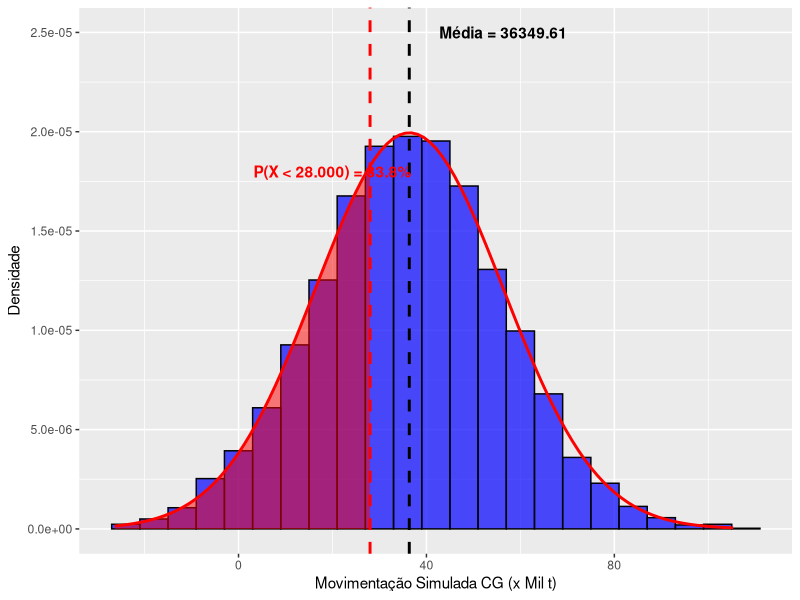
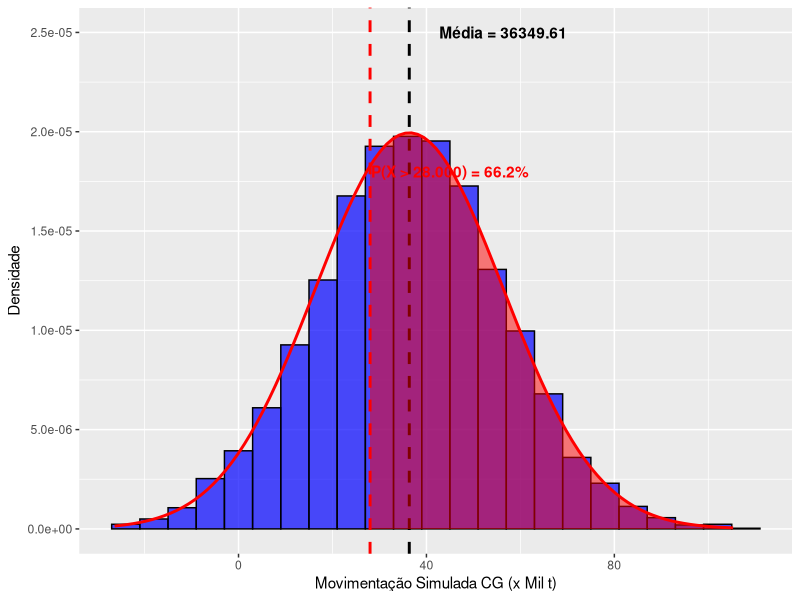
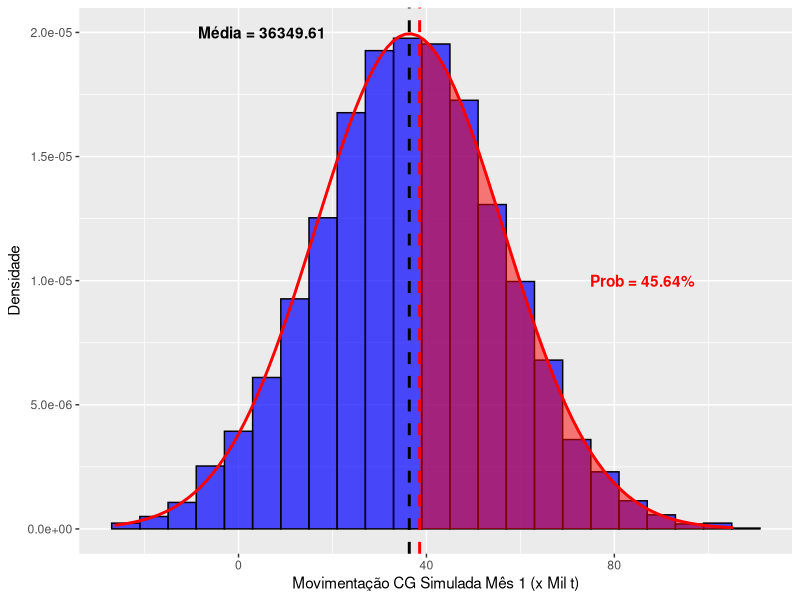
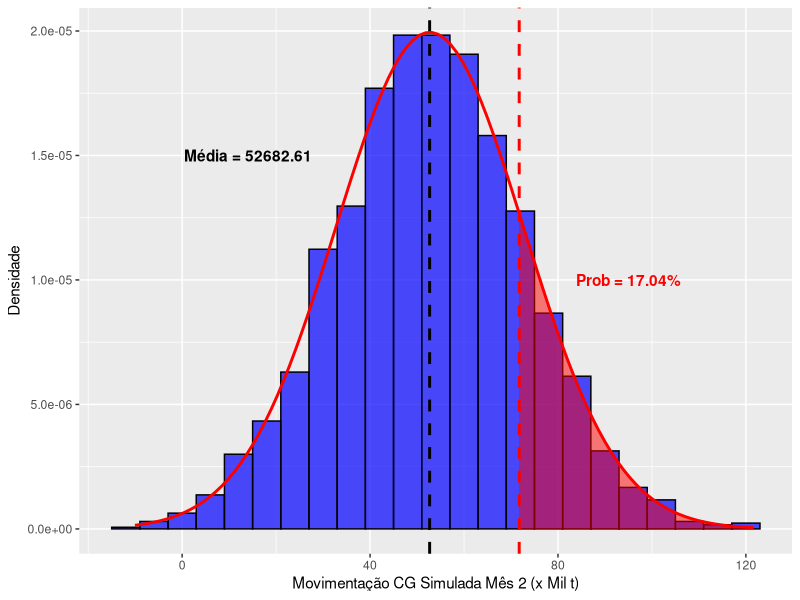
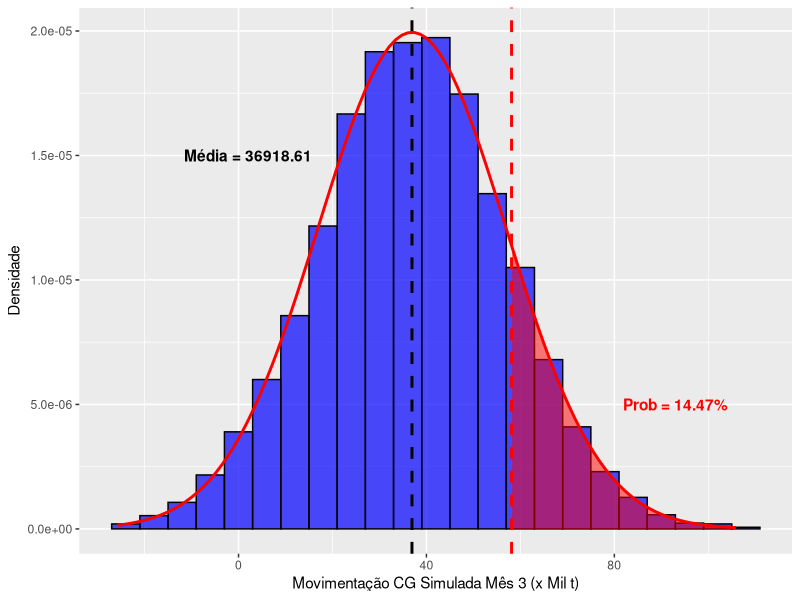
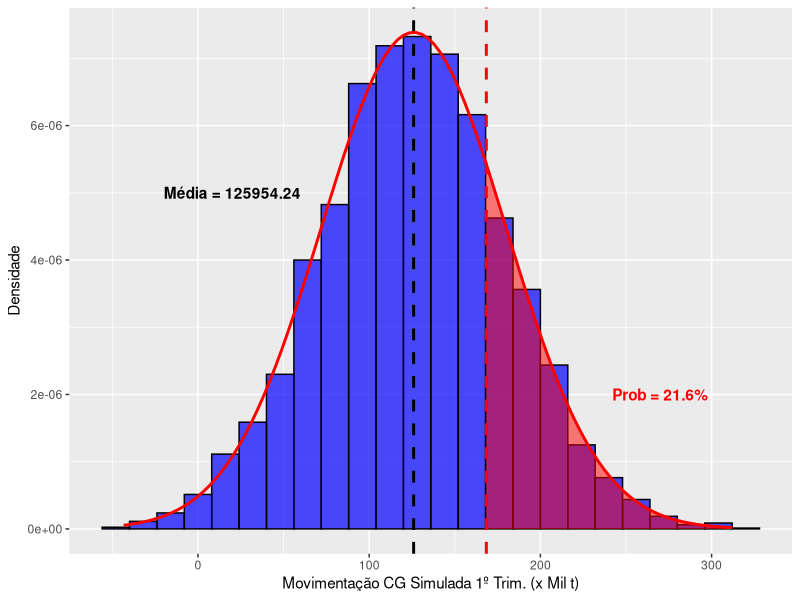
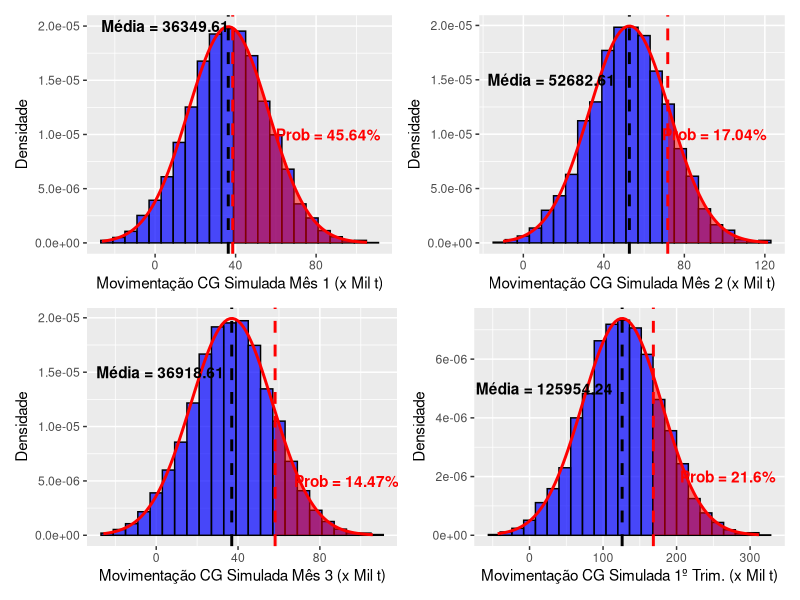

These charts were generated, in order, by the following R code:
# HISTOGRAMA DE PROBABILIDADE
# EXEMPLO 1: MODELO P(X < 65000) = ?
# Carregar pacotes necessários
library(ggplot2)
library(ggthemes)
library(patchwork)
library(magrittr)

# Geração dos dados simulados
set.seed(123) # Para reprodutibilidade
dados <- data.frame(movimentacao = 36361 + rnorm(5000, mean = 0, sd = 20000))

# Valor de referência para destaque
valor_referencia <- 28000
media_valor <- mean(dados$movimentacao) # Calcular a média dos dados

# Calcular a probabilidade
probabilidade <- pnorm(valor_referencia, mean = 36361, sd = 20000)

# Gerar o gráfico ajustado
grafico <- ggplot(dados, aes(x = movimentacao)) +
  geom_histogram(aes(y = ..density..), binwidth = 6000, fill = "blue", color = "black", alpha = 0.7) +
  geom_vline(xintercept = valor_referencia, linetype = "dashed", color = "red", size = 1) +
  geom_vline(xintercept = media_valor, linetype = "dashed", color = "black", size = 1) +
  scale_x_continuous(labels = scales::number_format(big.mark = ".", decimal.mark = ",", scale = 1e-3)) +
  stat_function(
    fun = dnorm,
    args = list(mean = 36361, sd = 20000),
    color = "red", linetype = "solid", size = 1
  ) +
  geom_area(
    stat = "function",
    fun = dnorm,
    args = list(mean = 36361, sd = 20000),
    fill = "red", alpha = 0.5,
    xlim = c(min(dados$movimentacao), valor_referencia)
  ) +
  labs(
    x = "Movimentação Simulada CG (x Mil t)",
    y = "Densidade"
  ) +
  annotate(
    "text", x = 20000, y = 0.000018,
    label = paste0("P(X < 28.000) = ", round(probabilidade * 100, 2), "%"),
    color = "red", size = 3.9, fontface = "bold"
  ) +
  annotate(
    "text", x = media_valor + 20000, y = 0.000025,
    label = paste0("Média = ", round(media_valor, 2)),
    color = "black", size = 3.9, fontface = "bold"
  ) +
  theme_grey()

# Exibir o gráfico
print(grafico)

###
###
###

library(ggplot2)

# Geração dos dados simulados
set.seed(123) # Para reprodutibilidade
dados <- data.frame(movimentacao = 36361 + rnorm(5000, mean = 0, sd = 20000))

# Valor de referência para destaque
valor_referencia <- 28000
media_valor <- mean(dados$movimentacao) # Calcular a média dos dados

# Calcular a probabilidade
probabilidade <- 1 - pnorm(valor_referencia, mean = 36361, sd = 20000)

# Gerar o gráfico ajustado
grafico <- ggplot(dados, aes(x = movimentacao)) +
  geom_histogram(aes(y = ..density..), binwidth = 6000, fill = "blue", color = "black", alpha = 0.7) +
  geom_vline(xintercept = valor_referencia, linetype = "dashed", color = "red", size = 1) +
  geom_vline(xintercept = media_valor, linetype = "dashed", color = "black", size = 1) +
  scale_x_continuous(labels = scales::number_format(big.mark = ".", decimal.mark = ",", scale = 1e-3)) +
  stat_function(
    fun = dnorm,
    args = list(mean = 36361, sd = 20000),
    color = "red", linetype = "solid", size = 1
  ) +
  geom_area(
    stat = "function",
    fun = dnorm,
    args = list(mean = 36361, sd = 20000),
    fill = "red", alpha = 0.5,
    xlim = c(valor_referencia, max(dados$movimentacao))
  ) +
  labs(
    x = "Movimentação Simulada CG (x Mil t)",
    y = "Densidade"
  ) +
  annotate(
    "text", x = 45000, y = 0.000018,
    label = paste0("P(X > 28.000) = ", round(probabilidade * 100, 2), "%"),
    color = "red", size = 3.9, fontface = "bold"
  ) +
  annotate(
    "text", x = media_valor + 20000, y = 0.000025,
    label = paste0("Média = ", round(media_valor, 2)),
    color = "black", size = 3.9, fontface = "bold"
  ) +
  theme_grey()

# Exibir o gráfico
print(grafico)





# Geração dos dados simulados
set.seed(123) # Para reprodutibilidade
dados <- data.frame(movimentacao = 36361 + rnorm(5000, mean = 0, sd = 20000))

# Valor de referência para destaque
valor_referencia <- 38553
media_valor <- mean(dados$movimentacao) # Calcular a média dos dados

# Calcular a probabilidade
probabilidade <- 1 - pnorm(valor_referencia, mean = 36361, sd = 20000)

# Gerar o gráfico ajustado
GC_G1 <- ggplot(dados, aes(x = movimentacao)) +
  geom_histogram(aes(y = ..density..), binwidth = 6000, fill = "blue", color = "black", alpha = 0.7) +
  geom_vline(xintercept = valor_referencia, linetype = "dashed", color = "red", size = 1) +
  geom_vline(xintercept = media_valor, linetype = "dashed", color = "black", size = 1) +
  scale_x_continuous(labels = scales::number_format(big.mark = ".", decimal.mark = ",", scale = 1e-3)) +
  stat_function(
    fun = dnorm,
    args = list(mean = 36361, sd = 20000),
    color = "red", linetype = "solid", size = 1
  ) +
  geom_area(
    stat = "function",
    fun = dnorm,
    args = list(mean = 36361, sd = 20000),
    fill = "red", alpha = 0.5,
    xlim = c(valor_referencia, max(dados$movimentacao))
  ) +
  labs(
    x = "Movimentação CG Simulada Mês 1 (x Mil t)",
    y = "Densidade"
  ) +
  annotate(
    "text", x = 86000, y = 0.00001,
    label = paste0("Prob = ", round(probabilidade * 100, 2), "%"),
    color = "red", size = 3.9, fontface = "bold"
  ) +
  annotate(
    "text", x = 5000, y = 0.00002,
    label = paste0("Média = ", round(media_valor, 2)),
    color = "black", size = 3.9, fontface = "bold"
  ) +
  theme_grey()

GC_G1



# Geração dos dados simulados
set.seed(123) # Para reprodutibilidade
dados <- data.frame(movimentacao = 52694 + rnorm(5000, mean = 0, sd = 20000))

# Valor de referência para destaque
valor_referencia <- 71749
media_valor <- mean(dados$movimentacao) # Calcular a média dos dados

# Calcular a probabilidade
probabilidade <- 1 - pnorm(valor_referencia, mean = 52694, sd = 20000)

# Gerar o gráfico ajustado
GC_G2 <- ggplot(dados, aes(x = movimentacao)) +
  geom_histogram(aes(y = ..density..), binwidth = 6000, fill = "blue", color = "black", alpha = 0.7) +
  geom_vline(xintercept = valor_referencia, linetype = "dashed", color = "red", size = 1) +
  geom_vline(xintercept = media_valor, linetype = "dashed", color = "black", size = 1) +
  scale_x_continuous(labels = scales::number_format(big.mark = ".", decimal.mark = ",", scale = 1e-3)) +
  stat_function(
    fun = dnorm,
    args = list(mean = 52694, sd = 20000),
    color = "red", linetype = "solid", size = 1
  ) +
  geom_area(
    stat = "function",
    fun = dnorm,
    args = list(mean = 52694, sd = 20000),
    fill = "red", alpha = 0.5,
    xlim = c(valor_referencia, max(dados$movimentacao))
  ) +
  labs(
    x = "Movimentação CG Simulada Mês 2 (x Mil t)",
    y = "Densidade"
  ) +
  annotate(
    "text", x = 95000, y = 0.00001,
    label = paste0("Prob = ", round(probabilidade * 100, 2), "%"),
    color = "red", size = 3.9, fontface = "bold"
  ) +
  annotate(
    "text", x = 14000, y = 0.000015,
    label = paste0("Média = ", round(media_valor, 2)),
    color = "black", size = 3.9, fontface = "bold"
  ) +
  theme_grey()

GC_G2



# Geração dos dados simulados
set.seed(123) # Para reprodutibilidade
dados <- data.frame(movimentacao = 36930 + rnorm(5000, mean = 0, sd = 20000))

# Valor de referência para destaque
valor_referencia <- 58118
media_valor <- mean(dados$movimentacao) # Calcular a média dos dados

# Calcular a probabilidade
probabilidade <- 1 - pnorm(valor_referencia, mean = 36930, sd = 20000)

# Gerar o gráfico ajustado
CG_G3 <- ggplot(dados, aes(x = movimentacao)) +
  geom_histogram(aes(y = ..density..), binwidth = 6000, fill = "blue", color = "black", alpha = 0.7) +
  geom_vline(xintercept = valor_referencia, linetype = "dashed", color = "red", size = 1) +
  geom_vline(xintercept = media_valor, linetype = "dashed", color = "black", size = 1) +
  scale_x_continuous(labels = scales::number_format(big.mark = ".", decimal.mark = ",", scale = 1e-3)) +
  stat_function(
    fun = dnorm,
    args = list(mean = 36930, sd = 20000),
    color = "red", linetype = "solid", size = 1
  ) +
  geom_area(
    stat = "function",
    fun = dnorm,
    args = list(mean = 36930, sd = 20000),
    fill = "red", alpha = 0.5,
    xlim = c(valor_referencia, max(dados$movimentacao))
  ) +
  labs(
    x = "Movimentação CG Simulada Mês 3 (x Mil t)",
    y = "Densidade"
  ) +
  annotate(
    "text", x = 93000, y = 0.000005,
    label = paste0("Prob = ", round(probabilidade * 100, 2), "%"),
    color = "red", size = 3.9, fontface = "bold"
  ) +
  annotate(
    "text", x = 2000, y = 0.000015,
    label = paste0("Média = ", round(media_valor, 2)),
    color = "black", size = 3.9, fontface = "bold"
  ) +
  theme_grey()

CG_G3



# Geração dos dados simulados
set.seed(123) # Para reprodutibilidade
dados <- data.frame(movimentacao = 125985 + rnorm(5000, mean = 0, sd = 54000))

# Valor de referência para destaque
valor_referencia <- 168420
media_valor <- mean(dados$movimentacao) # Calcular a média dos dados

# Calcular a probabilidade
probabilidade <- 1 - pnorm(valor_referencia, mean = 125985, sd = 54000)

# Gerar o gráfico ajustado
GC_1TRI <- ggplot(dados, aes(x = movimentacao)) +
  geom_histogram(aes(y = ..density..), binwidth = 16000, fill = "blue", color = "black", alpha = 0.7) +
  geom_vline(xintercept = valor_referencia, linetype = "dashed", color = "red", size = 1) +
  geom_vline(xintercept = media_valor, linetype = "dashed", color = "black", size = 1) +
  scale_x_continuous(labels = scales::number_format(big.mark = ".", decimal.mark = ",", scale = 1e-3)) +
  stat_function(
    fun = dnorm,
    args = list(mean = 125985, sd = 54000),
    color = "red", linetype = "solid", size = 1
  ) +
  geom_area(
    stat = "function",
    fun = dnorm,
    args = list(mean = 125985, sd = 54000),
    fill = "red", alpha = 0.5,
    xlim = c(valor_referencia, max(dados$movimentacao))
  ) +
  labs(
    x = "Movimentação CG Simulada 1º Trim. (x Mil t)",
    y = "Densidade"
  ) +
  annotate(
    "text", x = 270000, y = 0.000002,
    label = paste0("Prob = ", round(probabilidade * 100, 2), "%"),
    color = "red", size = 3.9, fontface = "bold"
  ) +
  annotate(
    "text", x = 20000, y = 0.000005,
    label = paste0("Média = ", round(media_valor, 2)),
    color = "black", size = 3.9, fontface = "bold"
  ) +
  theme_grey()

GC_1TRI

(GC_G1 + GC_G2)/(CG_G3 + GC_1TRI)













